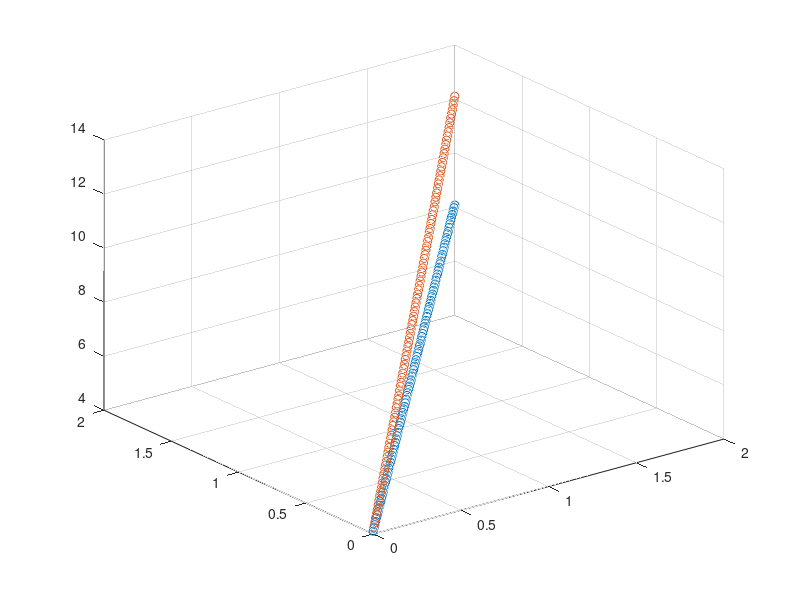

MATLAB code for this plot: (Note: this script raises an error after producing the figure.)
nn = 100;

x1 = linspace(0,2,nn)';
modelz = x1*2 + 4 + 0.1 + 0.01*randn(nn,1);
modeldata = [x1,x1,modelz];

x2 = linspace(0,2,nn)';
targetz = x2*4 + 4 + 0.1 + 0.01*randn(nn,1);
targetdata = [x2,x2,targetz];


figure
scatter3(modeldata(:,1),modeldata(:,2),modeldata(:,3),'b+')
hold on
scatter3(targetdata(:,1),targetdata(:,2),targetdata(:,3),'ro')
hold off

[Correspondence,Errors,T] = IterativeClosestPoint3D(modeldata,targetdata);

T


figure
scatter3(modeldata(:,1),modeldata(:,2),modeldata(:,3),'b+')
hold on
scatter3(targetdata(:,1),targetdata(:,2),targetdata(:,3),'ro')
hold on
for ii = 1:nn
   plot3([targetdata(ii,1),modeldata(Correspondence(ii),1)],[targetdata(ii,2),modeldata(Correspondence(ii),2)],[targetdata(ii,3),modeldata(Correspondence(ii),3)])
   hold on
end
hold off

transformdata = (T*[modeldata,ones(nn,1)]')';
transformdata = transformdata(:,[1:3]);
figure
scatter3(transformdata(:,1),transformdata(:,2),transformdata(:,3),'b+')
hold on
scatter3(targetdata(:,1),targetdata(:,2),targetdata(:,3),'ro')
hold on
